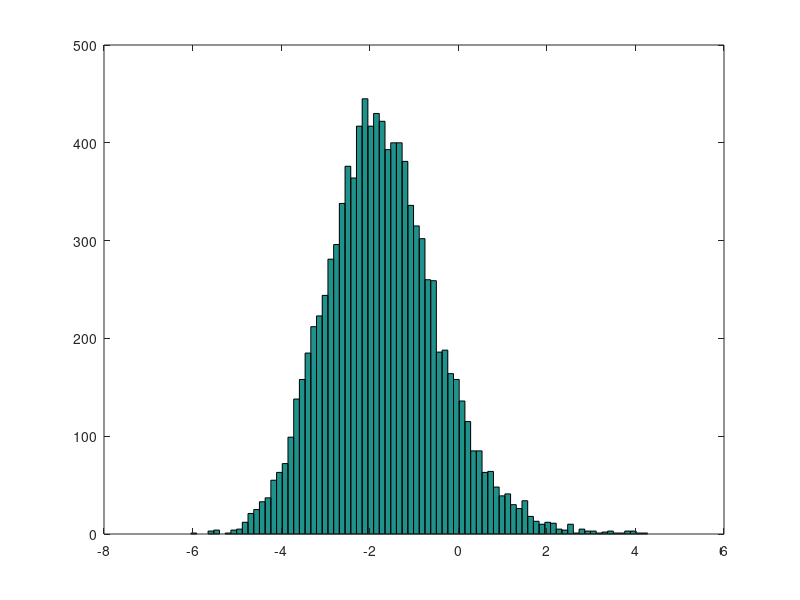
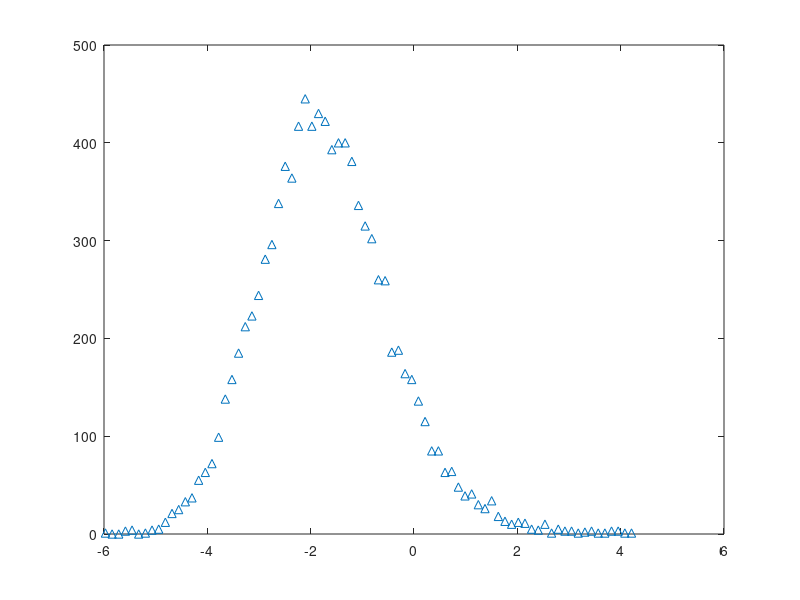
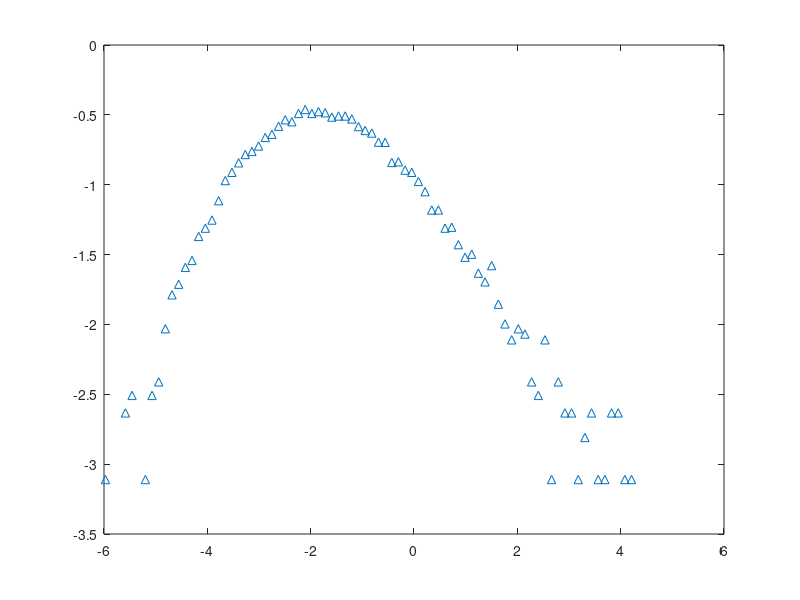
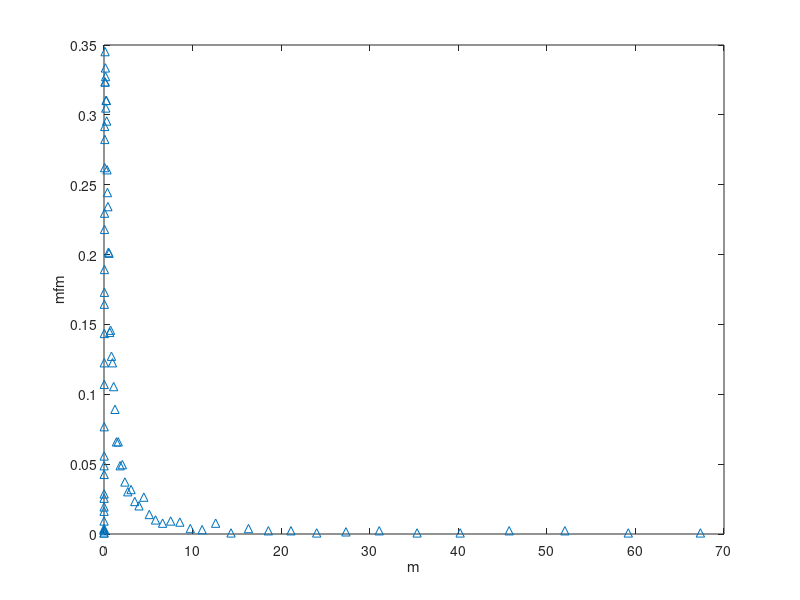

The MATLAB source for these figures, in order:
%Random Numbers generation!
N=200

% get normal random variable
Nrand = normrnd(0,1,10000,1);
% get uniform random variable
%generating uniform random numbers in the interval (0, 0.8)
A = 0;
B = 1;
Urand = A + (B-A).*rand(10000,1);

% set parameters of MLP below as desired
% values below provide best fit to Chabrier (2005) IMF as explained in Basu, Gil, & Auddy (2015)

mu = -2.404
sigma = 1.044
alpha = 1.396
%plotting MLP
a = alpha;
b = mu;
c = sigma;
x0 = logspace(-2.5,2.5,100); % these are linear values but logarithmically distirbuted.
y0 = log10((a.*0.5).*exp((a.*b)+((a.*c).^2.*0.5)).*x0.^(-a).*erfc(((a.*c)-((log(x0)-b)./c))./sqrt(2)));
plot(log10(x0),y0,'g')

% draw random sample from MLP distribution
mass = exp(mu + sigma.*Nrand - log(Urand)./alpha);

% can generate a histogram of mass or alog10(mass) using these values

[n,m] = size(mass);% n is the number of data points 
nbins = 2*(n)^(2/5);
nbins = ceil(nbins);

hist(log(mass),nbins)%%%% this is plotting in logspace with fixed distances.
[counts,centers] = hist(log(mass),nbins);


figure
plot(centers,counts,'^')


w = centers(1,2) - centers(1,1) 

fm = counts./(w.*n);%this is mfm

figure
plot (centers,log10(fm),'^')


lx1 = centers;%note this is ln and not log10
x1 = exp(lx1);
y1 = fm;%this is mfm
mly1 = log10(fm);

[m1,n1] = size(centers)
for i = 1:n1
    if mly1(1,i) == -Inf
        mly1(1,i) = NaN;
        y1(1,i) = NaN;
        x1(1,i) = NaN;
        lx1(1,i) = NaN;
    end
end
mly1(isnan(mly1)) = [];
x1(isnan(x1)) = [];
lx1(isnan(lx1)) = [];
y1(isnan(y1)) = [];
logx1 = log10(x1); 

figure 
plot(x1, y1,'^')
xlabel m
ylabel mfm

figure
plot(x1, mly1,'^')
xlabel m
ylabel logmfm
hold on 
[k,l] = size(x1)


%------------plotting LOG M vs. LOG (MFM) MLP for the paramters---------%
figure
plot(log10(x1), mly1,'^')
xlabel logm
ylabel logmf(m)
hold on 

%plotting MLP
a = alpha;
b = mu;
c = sigma;
x0 = logspace(-2.5,2.5,100); % these are linear values but logarithmically distirbuted.
y0 = log10((a.*0.5).*exp((a.*b)+((a.*c).^2.*0.5)).*x0.^(-a).*erfc(((a.*c)-((log(x0)-b)./c))./sqrt(2)));
plot(log10(x0),y0,'g')